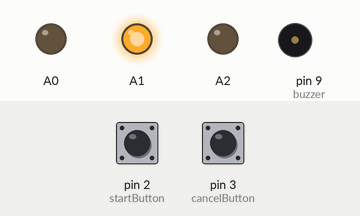
Bench run of a program on a simulated Arduino Uno, built with avr-gcc and run on an emulated ATmega328P. Shown: output pins drawn as LEDs (lit = HIGH), buzzer (waves = sounding). Inputs (shaded band) come from the test bench; at power-on: pin 2 (startButton) LOW, pin 3 (cancelButton) LOW.

Above: at 1.2 s.
1.3 s: pin 2 (startButton) pulled HIGH for 0.15 s
At 2.5 s:
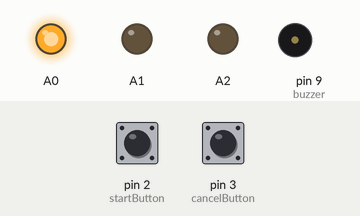
2.9 s: pin 3 (cancelButton) pulled HIGH for 0.15 s
At 3.7 s:
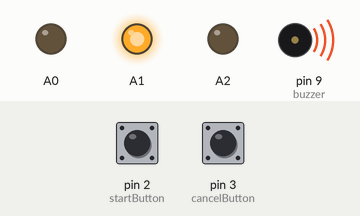
5.4 s: pin 2 (startButton) pulled HIGH for 1 s
At 6.8 s:
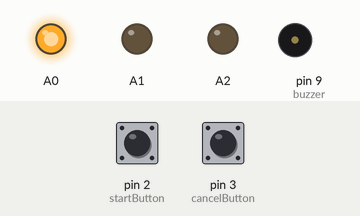
7.9 s: pin 3 (cancelButton) pulled HIGH for 1 s
At 9.5 s:
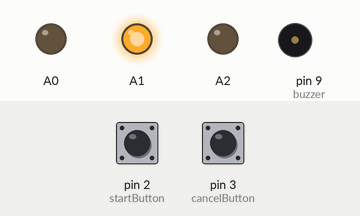
10.4 s: pin 2 (startButton) pulled HIGH for 3.2 s
At 11.8 s:
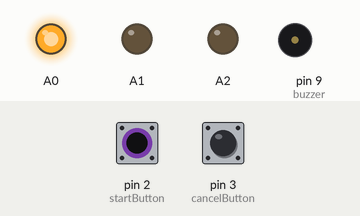
Timing chart, 0 to 13.4 s (numbered marks = the images above; inputs shaded):
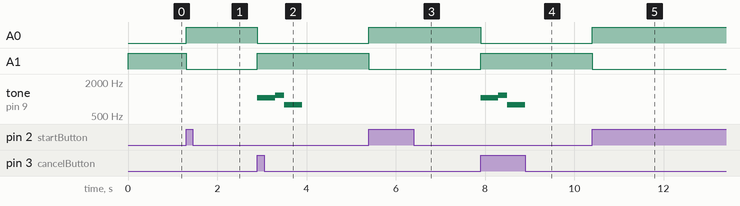

The program:

main.cpp
```cpp
#include "Arduino.h"
#include "LedService.h"

/**
 * CONSTANTS:
 */
const long SECONDS = 1000;
const long MINUTES = 60 * SECONDS;
const long pomodoroDuration = 25 * MINUTES;
const long warningDuration = pomodoroDuration - 5 * MINUTES;

const int redLED = A0;
const int blueLED = A1;
const int greenLED = A2;
const int startButton = 2;
const int cancelButton = 3;
const int buzzer = 9;


/**
 * Local Variables:
 */
volatile long startTime = -1;
volatile bool runEndSequence = false;
volatile bool fiveMinuteMark = false;

LedService ledService(redLED, greenLED, blueLED);


/**
 * Local methods
  */
bool timerHasExpired()
{
  if(startTime >= 0)
  {
    return (millis() - startTime) >= pomodoroDuration;
  }
  else
  {
    return false;
  }
}

bool pastFiveMinuteMark()
{
  if(startTime >= 0)
  {
    return (millis() - startTime) >= warningDuration;
  }
  else
  {
    return false;
  }
}

void updateState()
{
  if( timerHasExpired() )
  {
    runEndSequence = true;
    startTime = -1;
  }
  else if( pastFiveMinuteMark() )
  {
    fiveMinuteMark = true;
  }
}

void playSong()
{
    tone(buzzer, 1047);
    delay(400);
    tone(buzzer, 1175);
    delay(200);
    tone(buzzer, 785);
    delay(400);
    noTone(buzzer);
}

void endSequence()
{
  ledService.SetColor(Color::Blue);
  playSong();
  runEndSequence = false;
}

/**
 * INTERUPTS
 */
void onStart()
{
  startTime = millis();
  ledService.SetColor(Color::Red);
}

void onCancel()
{
  runEndSequence = true;
  startTime = -1;
}

/**
 * MAIN LOOP
  */
void setup()
{

  pinMode(startButton, INPUT);
  pinMode(buzzer, OUTPUT);

  attachInterrupt(digitalPinToInterrupt(startButton), onStart, RISING);
  attachInterrupt(digitalPinToInterrupt(cancelButton), onCancel, RISING);

  ledService.SetColor(Color::Blue);
}

void loop()
{
  updateState();
  if(runEndSequence)
  {
    endSequence();
  }
  else if(fiveMinuteMark)
  {
    ledService.SetColor(Color::Yellow);
    fiveMinuteMark = false;
  }
}
```

LedService.cpp
```cpp
#include "LedService.h"

LedService::LedService(int redPin, int greenPin, int bluePin)
{
    _redPin = redPin;
    _greenPin = greenPin;
    _bluePin = bluePin;
    pinMode(_redPin, OUTPUT);
    pinMode(_greenPin, OUTPUT);
    pinMode(_bluePin, OUTPUT);
}

void LedService::TurnOff()
{
    digitalWrite(_redPin, LOW);
    digitalWrite(_greenPin, LOW);
    digitalWrite(_bluePin, LOW);
}

void LedService::SetColor(Color color)
{
    switch(color)
    {
        case Color::Red :
            digitalWrite(_redPin, HIGH);
            digitalWrite(_greenPin, LOW);
            digitalWrite(_bluePin, LOW);
            break;
        case Color::Green :
            digitalWrite(_redPin, HIGH);
            digitalWrite(_greenPin, LOW);
            digitalWrite(_bluePin, LOW);
            break;
        case Color::Blue :
            digitalWrite(_redPin, LOW);
            digitalWrite(_greenPin, LOW);
            digitalWrite(_bluePin, HIGH);
            break;
        case Color::Yellow :
            digitalWrite(_redPin, HIGH);
            digitalWrite(_greenPin, HIGH);
            digitalWrite(_bluePin, LOW);
            break;
    }
}
```

LedService.h
```cpp
#ifndef LedService_h
#define LedService_h
#include "Arduino.h"

enum Color { Red, Green, Blue, Yellow };

class LedService
{
  public:
    LedService(int redPin, int greenPin, int bluePin);
    void TurnOff();
    void SetColor(Color color);

  private:
    int _redPin;
    int _greenPin;
    int _bluePin;

};

#endif
```

Measured:
- after the input at 1.3 s, A0: LOW → HIGH at once; A1: HIGH → LOW at once
- after the input at 2.9 s, A0: HIGH → LOW at once; A1: LOW → HIGH at once; tone on pin 9 (buzzer): silent → 1047 Hz at once, → 1175 Hz 0.40 s later, → 785 Hz 0.20 s later, → silent 0.40 s later
- after the input at 5.4 s, A0: LOW → HIGH at once; A1: HIGH → LOW at once
- after the input at 7.9 s, A0: HIGH → LOW at once; A1: LOW → HIGH at once; tone on pin 9 (buzzer): silent → 1047 Hz at once, → 1175 Hz 0.40 s later, → 785 Hz 0.20 s later, → silent 0.40 s later
- after the input at 10.4 s, A0: LOW → HIGH at once; A1: HIGH → LOW at once
